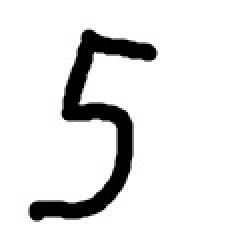
#> input picture img.jpg, 120 x 120 px (shown 2 times larger)
$ jupyter execute --allow-errors mnist.ipynb
#> lines starting #> are read from the running program, lines starting #| are printed output that depends on the picture
[cell 1]
import numpy as np

[cell 2]
from matplotlib import pyplot as plt

#> (a cell that did not finish here is left out)

[cell 4]
epochs = 3
learning_rate = 0.03
h_n = 20
h = np.zeros(h_n)
w_h = np.random.uniform(-0.5, 0.5, (h_n, 784))
b_h = np.zeros((h_n, 1))
o = np.zeros(10)
w_o = np.random.uniform(-0.5, 0.5, (10, h_n))
b_o = np.zeros((10, 1))

#> (a cell that did not finish here is left out)

[cell 6]
from PIL import Image

img = Image.open('img.jpg').resize((28, 28))
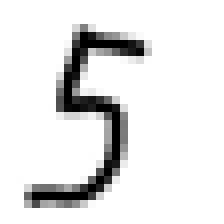
#> img: PIL image 28x28 RGB (shown 8 times larger); min 0, max 255, mean 228.5
img = 1 - np.array(img.getdata())[:, 0] / 255
#> img = 784 values, max 1 at index 122, min 0 at index 0, mean 0.104

plt.imshow(img.reshape(28, 28), cmap='Greys')

img.shape += (1,)
h = w_h @ img + b_h
#> h = 20 values, max 2.67 at index 12, min -4.09 at index 14, mean -0.595
h = 1 / (1 + np.exp(-h))
#> h = 20 values, max 0.935 at index 12, min 0.0164 at index 14, mean 0.411
o = w_o @ h + b_o
#> o = [0.451, 0.0882, -0.235, 1.01, -1.55, -0.926, -0.422, -0.115, 0.208, -1.45]
o = 1 / (1 + np.exp(-o))
#> o = [0.611, 0.522, 0.442, 0.733, 0.175, 0.284, 0.396, 0.471, 0.552, 0.19]

print(np.argmax(o))
#| 3
np.set_printoptions(suppress = True)
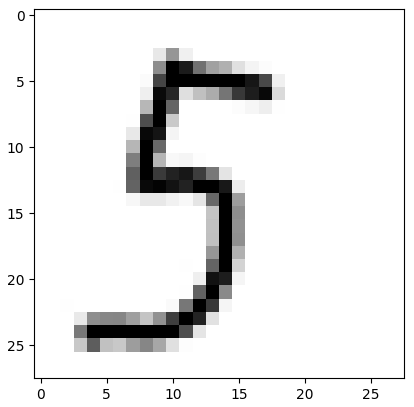
#> figure drawn by matplotlib, 1 panel
